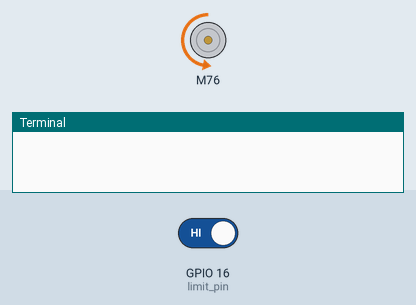
This program was run on a simulated Raspberry Pi (BCM pin numbers). Parts: DC motor (green arrow = forward, orange = backward, longer = faster), the last lines printed to the terminal. The test bench sets the inputs (shaded band); at power-on: GPIO 16 (limit_pin) HIGH. At 2.3 s the program stops and its outputs stay as they are.

Above: at 2.2 s.
2.3 s: GPIO 16 (limit_pin) driven LOW
At 3.5 s:
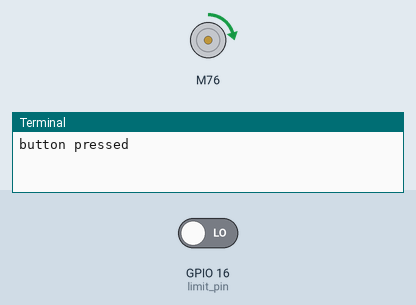
Timing chart, 0 to 3.8 s (numbered marks = the images above; inputs shaded):
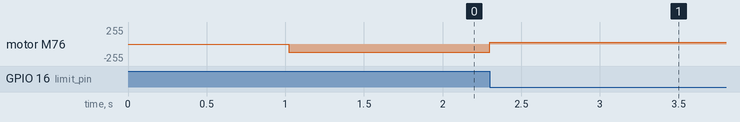

The program:

conti_test_return.py
```python
import time
from adafruit_servokit import ServoKit
import RPi.GPIO as GPIO

limit_pin = 16

GPIO.setmode(GPIO.BCM)
GPIO.setup(limit_pin, GPIO.IN, pull_up_down=GPIO.PUD_UP)

kit = ServoKit(channels=16,frequency=50)

time.sleep(1)

kit.continuous_servo[12].throttle = -0.5

try:
    while True:
        switch_state = GPIO.input(limit_pin)

        if switch_state == GPIO.LOW:
            print("button pressed")
            kit.continuous_servo[12].throttle = 0.1
            break

        # Optional: Add a small delay to reduce CPU usage
        time.sleep(0.001)
    GPIO.cleanup()


except KeyboardInterrupt:
    # Clean up GPIO on exit
    GPIO.cleanup()
```

Measured:
- after the input at 2.3 s, motor M76: backward 127/255 → forward 25/255 at once
